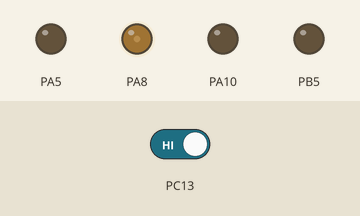
A sketch run on a simulated STM32 Blue Pill. Shown: output pins drawn as LEDs (lit = HIGH). The test bench sets the inputs (shaded band); at power-on: PC13 HIGH.

Above: at 1.2 s.
1.3 s: PC13 driven LOW
At 2.7 s:
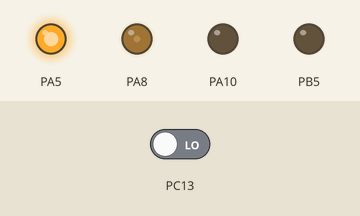
At 10.5 s:
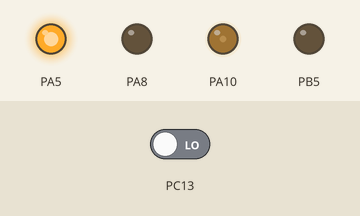
Timing chart, 0 to 21.5 s (numbered marks = the images above; inputs shaded):
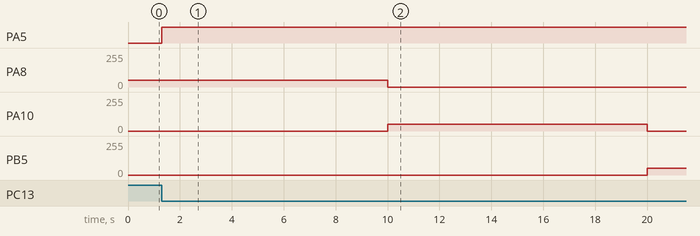

The sketch:

signal_light.ino
```cpp
#include "LEDSet.h"
#include "PushSet.h"

#define LED_BUILTIN_PIN   PA5
#define LED_RED_PIN       PA8
#define LED_YELLOW_PIN    PB5
#define LED_GREEN_PIN     PA10
#define USER_BUTTON_PIN   PC13
#define LED_bright_set    50

LEDSet  ledRed = LEDSet(LED_RED_PIN);
LEDSet  ledYel = LEDSet(LED_YELLOW_PIN);
LEDSet  ledGrn = LEDSet(LED_GREEN_PIN);
LEDSet  led    = LEDSet(LED_BUILTIN_PIN);
PushSet push   = PushSet(USER_BUTTON_PIN);

int toggle_stat = HIGH;
int sigstat = 0;

void setup() {
  attachInterrupt(digitalPinToInterrupt(USER_BUTTON_PIN),pushtoggle,FALLING);
}

void loop() {

  switch(sigstat){
    case 0:
        signal_mode(LED_bright_set,0,0);
        sigstat = 1;
        break;
    case 1:
        signal_mode(0,0,LED_bright_set);
        sigstat = 2;
        break;
    case 2:
        signal_mode(0,LED_bright_set,0);
        sigstat = 0;
        break;
    default:
        signal_mode(LED_bright_set,0,0);
        sigstat = 1;
        break;
  }
  delay(10000);
}
void pushtoggle(){
  led.LED_blink();
}
void signal_mode(int redset,int yelset,int grnset){
  ledRed.LED_brightness(redset);
  ledYel.LED_brightness(yelset);
  ledGrn.LED_brightness(grnset);
}
```

LEDSet.cpp
```cpp
#include "Arduino.h"
#include "LEDSet.h"

//#define one_cycle 2000 //μs

LEDSet::LEDSet(int pin){
  LEDpin = pin;
  LEDstat = LOW;
  pinMode(pin,OUTPUT);
};
void LEDSet::LED_blink(){
  LEDstat = !LEDstat;
  digitalWrite(LEDpin,LEDstat);
}
void LEDSet::LED_on(){
  LEDstat = HIGH;
  digitalWrite(LEDpin,HIGH);
}
void LEDSet::LED_off(){
  LEDstat = LOW;
  digitalWrite(LEDpin,LOW);
}
void LEDSet::LED_brightness(int duty_cycle){
  analogWrite(LEDpin,duty_cycle);
}
```

LEDSet.h
```cpp
//LEDSet.h

#ifndef LEDSet_h
#define LEDSet_h

class LEDSet {
  public:
    LEDSet(int pin);
    void LED_blink();
    void LED_on();
    void LED_off();
    void LED_brightness(int duty_cycle);
    int LEDstat;
 private:
    int LEDpin;
};

#endif
```

PushSet.cpp
```cpp
#include "Arduino.h"
#include "PushSet.h"

PushSet::PushSet(int pin){
  Pushpin = pin;
  pinMode(Pushpin,INPUT);
}
```

PushSet.h
```cpp
//PushSet.h

#ifndef PushSet_h
#define PushSet_h

class PushSet {
  public:
    PushSet(int pin);
  private:
    int Pushpin;
};

#endif
```

Measured:
- after the input at 1.3 s, PA5: LOW → HIGH at once
